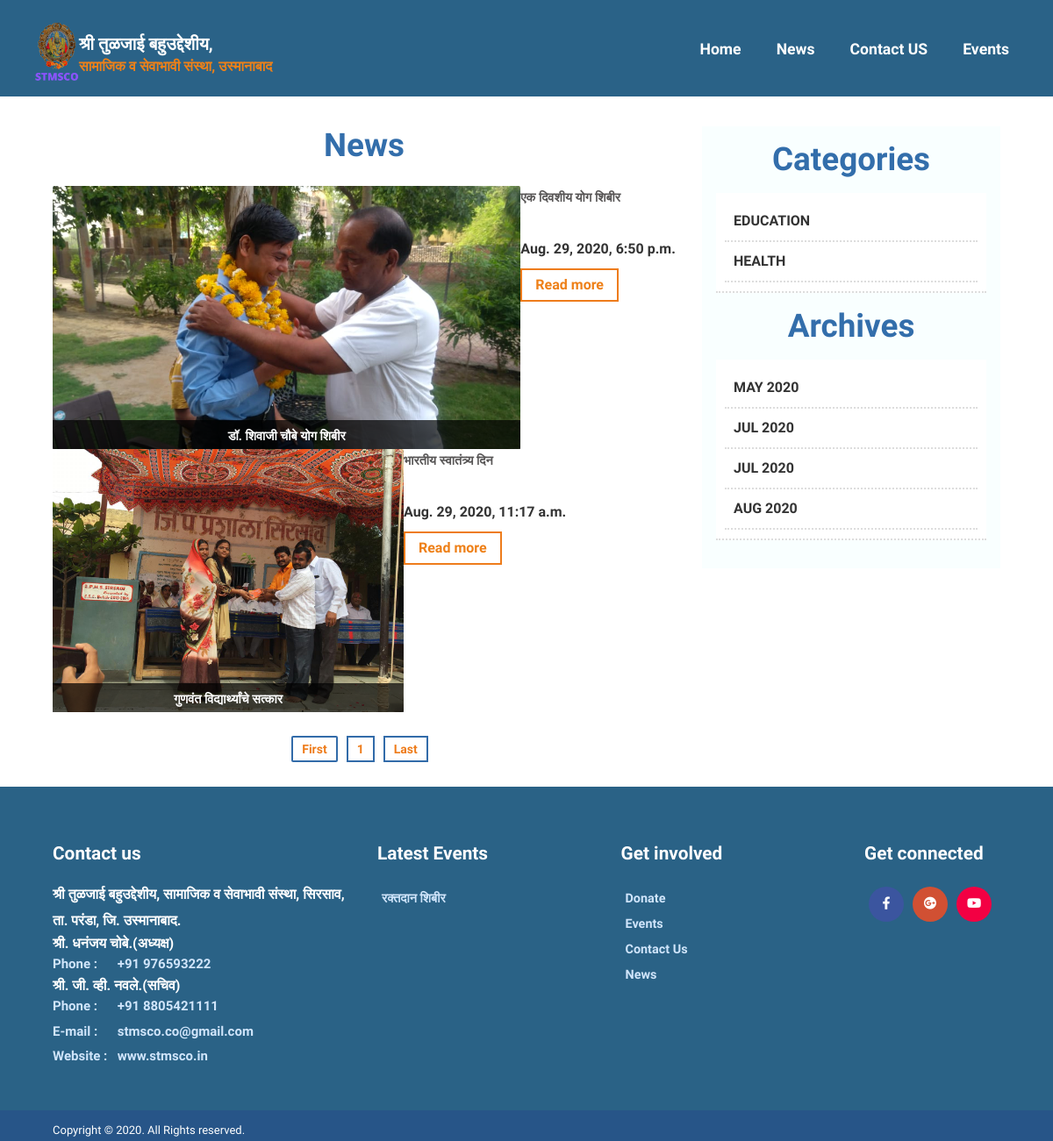
Page /news/ on the committed database.
### blog/models.py (models this page shows, shortened)
class Post(models.Model):
    title = models.CharField(max_length=30)
    category = models.ForeignKey(Category, on_delete=models.CASCADE)
    short_desc = models.TextField()
    description = models.TextField()
    image = models.ImageField(upload_to='%Y/%m/%d')
    is_featured_news = models.BooleanField(default=False)
    created_on = models.DateTimeField(auto_now_add=True)
    is_active = models.BooleanField(default=True)
    photos = models.ManyToManyField(Gal_Image, blank=True)
    slug = models.SlugField(max_length=65, unique=True)
    def get_absolute_url(self):
        return reverse('blog:post_detail', kwargs={'slug': self.slug})
    class Meta:
        db_table = "blogapp_post"

class Category(models.Model):
    name = models.CharField(max_length=30, unique=True)
    description = models.TextField(blank=True, null=True)
    slug = models.SlugField(max_length=65, unique=True)
    class Meta:
        db_table = "blogapp_category"

### events/models.py (models this page shows, shortened)
class Event(models.Model):
    name = models.CharField(max_length=255)
    short_desc = models.TextField()
    description = models.TextField(null=True, blank=True)
    location = models.CharField(max_length=255, null=True, blank=True)
    contact_details = models.CharField(max_length=255, null=True, blank=True)
    image = models.ImageField(upload_to='%Y/%m/%d',
                              max_length=255, null=True, blank=True)
    start_date = models.DateField(null=True, blank=True)
    end_date = models.DateField(null=True, blank=True)
    is_active = models.BooleanField(default=True)
    slug = models.SlugField(max_length=65, unique=True)
    def get_absolute_url(self):
        return reverse('blog:event_detail', kwargs={'slug': self.slug})
    class Meta:
        db_table = "eventapp_event"

### blog/views.py (the view)
# urls.py: path('news/', views.post_list),
def post_list(request):
    post_list = Post.objects.filter(is_active=True).order_by('-created_on')
    present_date = datetime.date.today()
    archives = []
    for p in range(-3, 1):
        archives.append(present_date + datetime.timedelta(p * 365 / 12))
    items_per_page = 5
    if "page" in request.GET:
        page = int(request.GET.get('page'))
    else:
        page = 1
    no_pages = int(math.ceil(float(post_list.count()) / items_per_page))
    post_list = post_list[(page - 1) * items_per_page:page * items_per_page]
    if page <= 5:
        start_page = 1
    else:
        start_page = page - 5
    if no_pages <= 10:
        end_page = no_pages
    else:
        end_page = start_page + 10
        if end_page > no_pages:
            end_page = no_pages
    pages = range(start_page, end_page + 1)
    menu_list = Menu.objects.filter(parent=None, is_active=True)
    event_list = Event.objects.filter(
        is_active=True).order_by('-start_date')[0:2]
    footer_events = Event.objects.filter(
        is_active=True).order_by('-start_date')[0:4]
    category_list = Category.objects.all()
    return render_to_response("site/post_list.html",
                              {'current_page': page,
                               'archives': archives,
                               'category_list': category_list,
                               'event_list': event_list,
                               'footer_events': footer_events,
                               'menu_list': menu_list,
                               'pages': pages,
                               'last_page': no_pages,
                               'post_list': post_list})

### templates/site/post_list.html (shortened to what this page needs)
{% extends "site/base.html" %}
{% block content %}
<div id="main" class="event_list container">
  <div class="row inner">
    <div id="primary" class="col-md-8">
   <div class="widget-title">
      <h3>News</h3>
    </div>
      {% if post_list %}
      {% for post in post_list %}
      <article class="new_list list_event">
       <div class="event">
          <figure>
            {% if post.image %}
            <a title="{{ post.title }}" href="{{ post.get_absolute_url }}">
            <img  class="wp-post-image" src="{{post.image.url}}" alt="Image cannot displ">
            </a>
            {% endif %}
             <h1 class="entry-header">
            <a href="{{ post.get_absolute_url }}">{{ post.title | title}}</a>
          </h1>
          </figure>
          <div class="short-description">
            <p>
            {{ post.short_desc | truncatechars:265 }}
          </p>
          </div>
          <div class="entry-meta">
            <p class="dtstart date">{{ post.created_on }}</p>
            <a class="buttons fright " href="{{ post.get_absolute_url }}" title="{{ post.title }}">Read more</a>
          </div>
        </div>
      </article>
      {% endfor %}
      {% else %}
      no News..
      {% endif %}
      <ul class="pagination">
        <li><a class="radius" href="/news/?page=1">First</a></li>
        {% for s in pages %}
        <li {% ifequal s current_page %} class="active" {% endifequal %} ><a href="/news/?page={{s}}">{{s}}</a></li>
        {% endfor %}
        <li><a href="/news/?page={{last_page}}">Last</a></li>
      </ul>
    </div>
    <div id="secondary" class="col-md-4 widget-area list_category" role="complementary">
      <aside id="meta-2" class="widget-title widget_meta">
        <h3>Categories</h3>
        <ul>
          {% for cat in category_list %}
          <li><a href="/news/category/{{ cat.slug }}" title="{{cat.name}}">{{ cat.name |title }}</a></li>
          {% endfor %}
        </ul>
        <br>
        <h3>Archives</h3>
        <ul>
          {% for month in archives %}
          <li><a href="/news/archives/{{month.year}}/{{month.month}}/" title="">{{ month |date:'M Y' }}</a></li>
          {% endfor %}
        </ul>
        <br>
      </aside>
    </div>
  </div>
</div>
{% endblock %}

### templates/site/base.html (shortened to what this page needs)
{% load img %}
{% load staticfiles %}
<!DOCTYPE html>
<html dir="ltr" lang="en-US">
<head>
    <link rel="stylesheet" href="https://stackpath.bootstrapcdn.com/bootstrap/4.3.1/css/bootstrap.min.css"
>
    <link rel="stylesheet" href="https://use.fontawesome.com/releases/v5.8.1/css/all.css"
>
    <link rel="stylesheet" type="text/css" media="all" href="{% static 'site/css/style.css'%}"/>
    <link rel="stylesheet" type="text/css" media="all" href="{% static '/site/css/flexslider.css' %}"/>
    <link rel="stylesheet" type="text/css" media="all" href="{% static '/site/css/keyframes.css' %}"/>
    <link rel="stylesheet" type="text/css" media="all" href="{% static '/site/css/grid.css' %}"/>
    <link rel="stylesheet" type="text/css" media="all" href="{% static '/site/css/meanmenu.css' %}"/>
    <link rel="stylesheet" type="text/css" media="all" href="{% static 'site/css/sm-core-css.css' %}"/>
    <link rel="stylesheet" type="text/css" media="all" href="{% static 'site/css/sm-blue.css' %}"/>
</head>
<body class="home blog two-column right-sidebar" data-twttr-rendered="true">
<div id="page" class="container">
    <header id="branding" class="site-header" role="banner">
        <div id="sticky_navigation" class="header" style="color:blue;">
            <div class="container no-padding">
                <hgroup class="fleft grid_8 logo_group" id="logo-wid">
                    <h1 id="site-title">
                        <a href="/" class="cjws_society" title="श्री तुळजाई बहुउद्देशीय, सामाजिक व सेवाभावी संस्था" rel="home"><img
                            class="logo_style" src="{% static 'site/images/stmsconew.png' %}" height="100px"
                            width="auto"/></a>
                        <a href="/" title="श्री तुळजाई बहुउद्देशीय, सामाजिक व सेवाभावी संस्था" id="logo" rel="home">श्री तुळजाई बहुउद्देशीय, <span> सामाजिक व सेवाभावी
                        संस्था, उस्मानाबाद</span></a>
                    </h1>
                </hgroup>
                <div class="navigation">
                    <ul id="main-menu" class="sm sm-blue">
                        <li>
                            <a href="/" class="financial_information">Home</a>
                        </li>
                        <li>
                            <a href="/news" class="news">News</a>
                        </li>
                        <li>
                            <a href="/contact-us" class="contact-us">Contact US</a>
                        </li>
                        <li>
                            <a href="/events" class="events">Events</a>
                        </li>
                    </ul>
                </div>
            </div>
        </div>
    </header>
</div>
{% block content %}
{% endblock %}
<footer id="colophon" class="site-footer" role="contentinfo">
    <div id="tertiary" class="sidebar-container" role="complementary">
        <div class="container">
            <div class="row">
                <div class="col-md-4">
                    <aside id="meta-0" class="widget widget_adress">
                        <h3>Contact us</h3>
                        <address class="vcard">
                            <p class="org vcard"><a class="url fn org" href="#">श्री तुळजाई बहुउद्देशीय, सामाजिक व
                                सेवाभावी संस्था, सिरसाव, ता. परंडा, जि. उस्मानाबाद.</a></p>
                            <h6 style="color:white">श्री. धनंजय चोबे.(अध्यक्ष)</h6><b>Phone :</b> <span class="tel"> +91 976593222</span><br/>
                            <h6 style="color:white">श्री. जी. व्ही. नवले.(सचिव)</h6><b>Phone :</b> <span class="tel"> +91 8805421111</span><br/>
                            <b>E-mail :</b><span class="email"> stmsco.co@gmail.com</span><br/>
                            <b>Website :</b><span class="url"> www.stmsco.in</span><br/>
                        </address>
                    </aside>
                </div>
                <div class="col-md-3">
                    <aside id="meta-1" class="widget widget_meta">
                        <h3>Latest Events</h3>
                        {% for event in footer_events %}
                        <ul>
                            <li><a href="{{ event.get_absolute_url }}" title="">{{ event.name |title }}</a></li>
                        </ul>
                        {% endfor %}
                    </aside>
                </div>
                <div class="col-md-3">
                    <aside id="meta-2" class="widget widget_meta">
                        <h3>Get involved</h3>
                        <ul>
                  <li class="menu-item "><a href="https://paytm.business/link/68167/LL_155332105">Donate</a></li>
                  <li class="menu-item "><a href="/events">Events</a></li>
                  <li class="menu-item "><a href="/contact-us">Contact Us</a></li>
                  <li class="menu-item "><a href="/news">News</a></li>
                </ul>
                    </aside>
                </div>
                <div class="col-md-2">
                    <aside id="meta-2" class="widget widget_meta footer-social">
                        <h3>Get connected</h3>
                        <ul class="list-inline ">
                            <li class="facebook"><a
                                    href="https://www.facebook.com/dhananjay.chobe"><i
                                    class="fab fa-facebook-f"></i></a></li>
                            <li class="googleplus"><a href="mailto:stmsco.co@gmail.com"><i
                                    class="fab fa-google-plus"></i></a></li>
                            <li class="youtube"><a href="https://www.youtube.com/"
                                                   target="_blank"><i class="fab fa-youtube"></i></a>
                            </li>
                        </ul>
                    </aside>
                </div>
            </div>
        </div>
    </div>
    <div class="site-info">
        <div class="container">
            <div class="row">
                <div class="col-md-4 text-left">
                    <p class="copy">Copyright © 2020. All Rights reserved. </p>
                </div>
            </div>
        </div>
    </div>
</footer>
</body>
</html>

### static/site/css/grid.css (style rules this page uses)
.grid_1, .grid_2, .grid_3, .grid_4, .grid_5, .grid_6, .grid_7, .grid_8, .grid_9, .grid_10, .grid_11, .grid_12, .grid_13, .grid_14, .grid_15, .grid_16 { display: inline; float: left; position: relative; margin-left: 1%; margin-right: 1%; }

### static/site/css/sm-core-css.css (style rules this page uses)
.sm,.sm ul,.sm li { display:block;list-style:none;padding:0;margin:0;line-height:normal;direction:ltr; }
ul.sm li { position:relative;float:left; }
ul.sm a { position: relative; display: block; white-space: nowrap; text-transform: capitalize; font-size: 1.1rem; font-weight: 700; padding: 5px 20px; color: #fff; }
ul.sm:after { content:"\00a0";display:block;height:0;font:0/0 serif;clear:both;visibility:hidden;overflow:hidden; }
ul.sm,ul.sm *,ul.sm *:before,ul.sm *:after { -moz-box-sizing:border-box;-webkit-box-sizing:border-box;box-sizing:border-box; }
ul.sm { -webkit-tap-highlight-color:rgba(0,0,0,0); }

### static/site/css/sm-blue.css (style rules this page uses)
.sm-blue { color:#5c5c5c; }
.sm-blue a { padding: 5px 17px; color: #5c5c5c; font-size: 13px; line-height: 23px; text-decoration: none; border:none; }
.sm-blue li:first-child, .sm-blue-vertical li, .sm-blue ul li { border-left:0; }

### templates/site/base.html (style rules this page uses)
#main-menu { position:relative; z-index:9999; width:auto; float: right; }

### rows in the picture
Post: image (picture), title "डॉ. शिवाजी चौबे योग शिबीर", short_desc "एक दिवशीय योग शिबीर", created_on "Aug. 29, 2020, 6:50 p.m."
Post: image (picture), title "गुणवंत विद्यार्थ्यांचे सत्कार", short_desc "भारतीय स्वातंत्र्य दिन", created_on "Aug. 29, 2020, 11:17 a.m."
Category: name "EDUCATION"
Category: name "HEALTH"
Event: name "रक्तदान शिबीर"

### other values in the picture
{{ s }} "1"
{{ month |date:'M Y' }} "MAY 2020" "JUL 2020" "JUL 2020" "AUG 2020"
